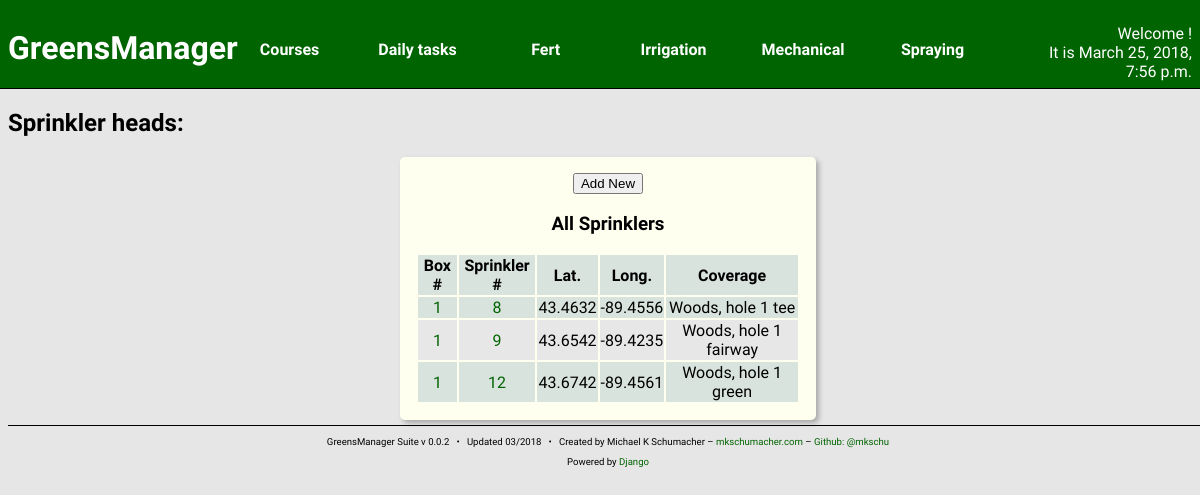
Before: /irrigation/sprinkler/ with the older database file.
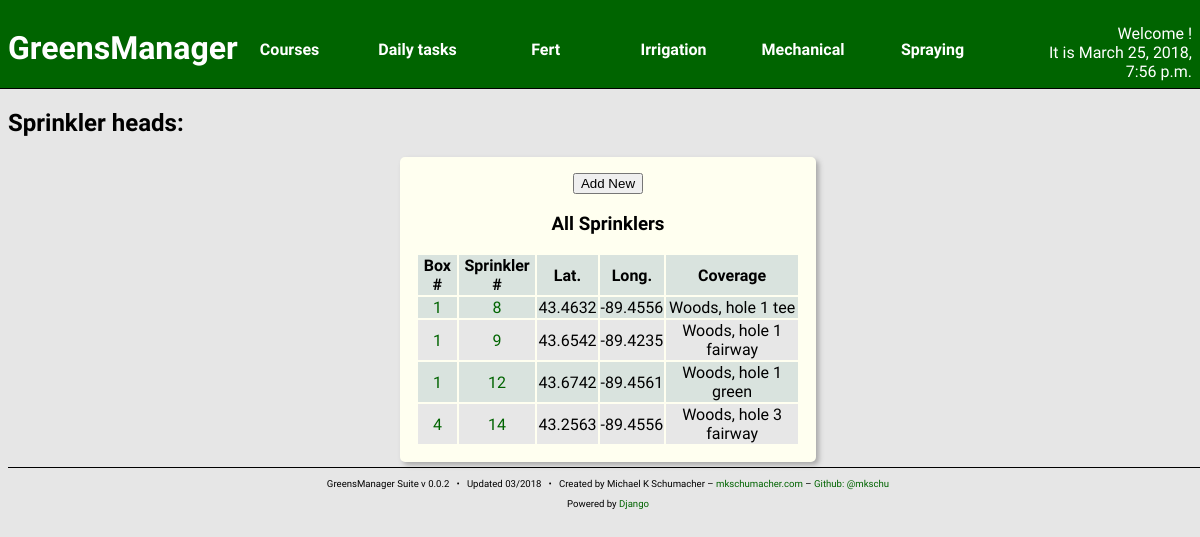
After: the same page with the newer database file.
### irrigation/models.py (models this page shows, shortened)
class SprinklerHead(models.Model):
    sprinkler_number = models.IntegerField()
    make = models.CharField(max_length=256,
                            blank=True,
                            null=True)
    model = models.CharField(max_length=256,
                             blank=True,
                             null=True)
    latitude = models.FloatField()
    longitude = models.FloatField()
    distance = models.IntegerField(blank = True, null = True)
    satellite_box = models.ForeignKey(SatelliteBox)
    hole = models.ForeignKey('courses.Hole',
                             blank = True,
                             null = True)
    tee = models.ForeignKey('courses.Tee',
                            blank = True,
                            null = True)
    fairway = models.ForeignKey('courses.Fairway',
                                blank = True,
                                null = True)
    green = models.ForeignKey('courses.Green',
                              blank = True,
                              null = True)
    rough = models.ForeignKey('courses.Rough',
                              blank = True,
                              null = True)
    problem = models.BooleanField(default = False)
    created_at = models.DateTimeField(auto_now_add=True)
    updated_at = models.DateTimeField(auto_now=True)

class SatelliteBox(models.Model):
    class Meta:
        verbose_name_plural = 'Satellite boxes'
    box_number = models.IntegerField()
    latitude = models.FloatField()
    longitude = models.FloatField()
    problem = models.BooleanField(default = False)
    created_at = models.DateTimeField(auto_now_add=True)
    updated_at = models.DateTimeField(auto_now=True)

### courses/models.py (models this page shows)
class TurfFeature(models.Model):
    area = models.IntegerField()
    soil_type = models.ForeignKey('turfs.SoilType',
                                  blank = True,
                                  null = True)
    turf_species = models.ForeignKey('turfs.TurfgrassSpecies',
                                     blank = True,
                                     null = True)
    turf_cultivar = models.ForeignKey('turfs.Cultivar',
                                      blank = True,
                                      null = True)
    mow_direction = models.DecimalField(decimal_places=24,
                                        max_digits=32,
                                        default=0)
    created_at = models.DateTimeField(auto_now_add=True)
    updated_at = models.DateTimeField(auto_now=True)

class Tee(TurfFeature):
    hole = models.ForeignKey(Hole, related_name='tee')
    def __str__(self):
        return "%s tee" % (self.hole)

class Hole(models.Model):
    number = models.IntegerField()
    nickname = models.CharField(max_length=256,
                                null = True,
                                blank = True)
    par = models.IntegerField(default = 4)
    yardage = models.IntegerField()
    course = models.ForeignKey(Course, related_name='hole')
    created_at = models.DateTimeField(auto_now_add=True)
    updated_at = models.DateTimeField(auto_now=True)
    def __str__(self):
        return "%s, hole %d" % (self.course,
                                self.number)

class Course(models.Model):
    name = models.CharField(max_length=256)
    created_at = models.DateTimeField(auto_now_add=True)
    updated_at = models.DateTimeField(auto_now=True)
    def __str__(self):
        return "%s" % (self.name)

class Fairway(TurfFeature):
    hole = models.ForeignKey(Hole, related_name='fairway')
    def __str__(self):
        return "%s fairway" % (self.hole)

class Green(TurfFeature):
    hole = models.ForeignKey(Hole, related_name='green')
    def __str__(self):
        return "%s green" % (self.hole)

### irrigation/views.py (the view)
def sprinklerIndex(request):
    sprinklers = SprinklerHead.objects.all()
    context = {
        'curr_time': curr_time(),
        'sprinklers': sprinklers,
    }
    return render(request, 'irrigation/sprinkler_index.html', context)

### irrigation/views.py (called while the page is built)
def curr_time():
    return now()

### irrigation/templates/irrigation/sprinkler_index.html
{% include "head.html" %}
<h2>Sprinkler heads:</h2>
<section class="content-block content-block-full">
    <a href="{% url 'irr:sprinkler_new' %}">
        <button>Add New</button>
    </a>
    <h3>All Sprinklers</h3>
    <table>
        <thead>
            <th>Box #</th>
            <th>Sprinkler #</th>
            <th>Lat.</th>
            <th>Long.</th>
            <th>Coverage</th>
        </thead>
        {% for s in sprinklers %}
        <tr>
            <td>
                <a href="{% url 'irr:satbox_detail' pk=s.satellite_box.pk %}">
                    {{ s.satellite_box.box_number }}
                </a>
            </td>
            <td>
                <a href="{% url 'irr:sprinkler_detail' pk=s.pk %}">
                {{ s.sprinkler_number }}</a>
            </td>
            <td>{{ s.latitude }}</td>
            <td>{{ s.longitude }}</td>
            <td>
                {% if s.tee %}
                    {{ s.tee }}
                {% elif s.green %}
                    {{ s.green }}
                {% elif s.fairway %}
                    {{ s.fairway }}
                {% elif s.rough %}
                    {{ s.rough }}
                {% endif %}
            </td>
        </tr>
        {% endfor %}
    </table>
</section>
{% include "foot.html" %}

Changed rows visible on the page:
added SprinklerHead: satellite_box.box_number "4", sprinkler_number "14", latitude "43.2563", longitude "-89.4556", fairway "Woods, hole 3 fairway"
